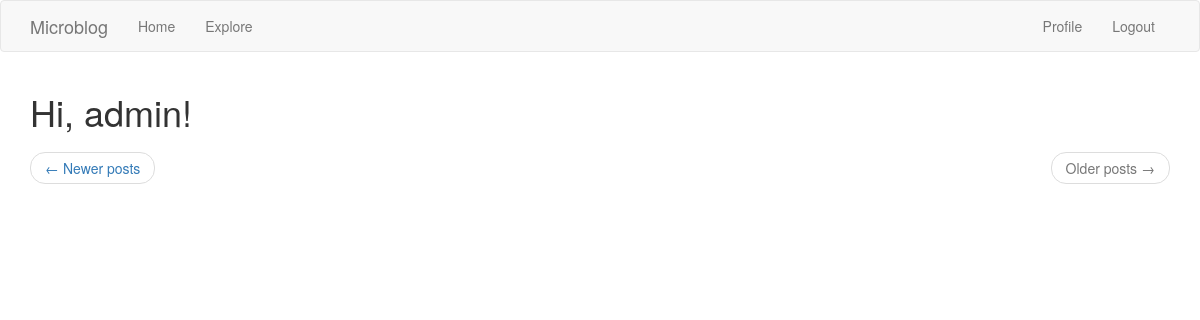
Page /explore?page=2 (signed in) on the earlier database version.
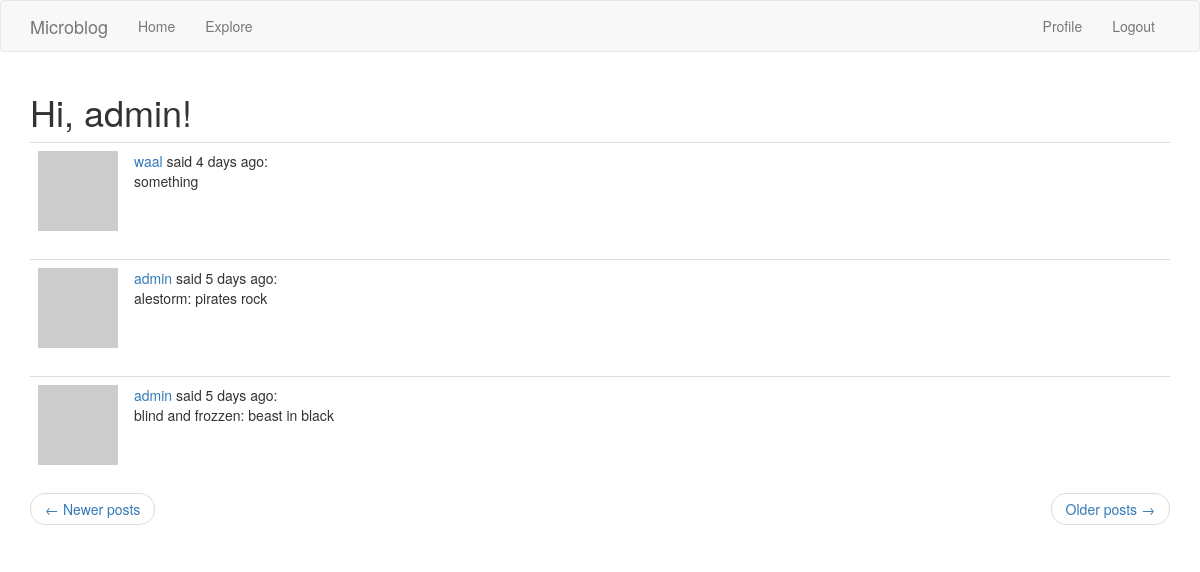
Same page on the later database version.
### app/models.py (models this page shows, shortened)
class Post(db.Model):
    id = db.Column(db.Integer, primary_key=True)
    body = db.Column(db.String(140))
    timestamp = db.Column(db.DateTime, index=True, default=datetime.utcnow)
    user_id = db.Column(db.Integer, db.ForeignKey('user.id'))
    language = db.Column(db.String(5))

class User(db.Model, UserMixin):
    id = db.Column(db.Integer, primary_key=True)
    username = db.Column(db.String(64), index=True, unique=True)
    email = db.Column(db.String(120), index=True, unique=True)
    password_hash = db.Column(db.String(128))
    about_me = db.Column(db.String(256))
    last_seen = db.Column(db.DateTime, default=datetime.utcnow)
    posts = db.relationship('Post', backref='author', lazy='dynamic')
    """followers.c.follower_id «c» — это атрибут таблиц SQLAlchemy,
    которые не определены как модели. Для этих таблиц столбцы таблицы
    отображаются как субатрибуты этого атрибута «c»."""
    followed = db.relationship(
        'User', secondary=followers,
        primaryjoin=(followers.c.follower_id == id),
        secondaryjoin=(followers.c.followed_id == id),
        backref=db.backref('followers', lazy='dynamic'), lazy='dynamic')
    """ рассмотрим все аргументы вызова db.relationship() один за другим:

'User' — это правая сторона связи (левая сторона — это родительский класс).
Поскольку это самореферентное отношение, я должен использовать тот же класс
 с обеих сторон.

secondary кофигурирует таблицу ассоциаций, которая используется для этой
связи, которую я определил прямо над этим классом.

primaryjoin указывает условие, которое связывает объект левой стороны
(follower user) с таблицей ассоциаций. Условием объединения для левой
стороны связи является идентификатор пользователя, соответствующий полю
follower_id таблицы ассоциаций. Выражение followers.c.follower_id ссылается
на столбец follower_id таблицы ассоциаций.

secondaryjoin определяет условие, которое связывает объект правой стороны
 (followed user) с таблицей ассоциаций. Это условие похоже на primaryjoin,
  с той лишь разницей, что теперь я использую followed_id, который является
  другим внешним ключом в таблице ассоциаций.

backref определяет, как эта связь будет доступна из правой части объекта.
С левой стороны отношения пользователи называются followed, поэтому с
правой стороны я буду использовать имя followers, чтобы представить
всех пользователей левой стороны, которые связаны с целевым пользователем
в правой части. Дополнительный lazy аргумент указывает режим выполнения
этого запроса. Режим dynamic настройки запроса не позволяет запускаться
до тех пор, пока не будет выполнен конкретный запрос, что также связано
с тем, как установлено отношения «один ко многим».

-lazy похож на параметр с тем же именем в backref, но этот относится
к левой, а не к правой стороне.
"""
    def avatar(self, size=80):
        digest = md5(self.email.lower().encode('utf-8')).hexdigest()
        return 'https://www.gravatar.com/avatar/{}?d=identicon&s={}'.format(
            digest, size)

### app/route.py (the view)
@app.route('/explore')
@login_required
def explore():
    page = request.args.get('page', default=1, type=int)
    posts = Post.query.order_by(Post.timestamp.desc()).paginate(
        page, app.config['POSTS_PER_PAGE'], False)
    next_url = url_for('explore', page=posts.next_num) \
        if posts.has_next else None
    prev_url = url_for('explore', page=posts.prev_num) \
        if posts.has_prev else None
    return render_template('index.html', title='Explore',
                           posts=posts.items,
                           next_url=next_url, prev_url=prev_url)

### app/models.py (called while the page is built)
@login.user_loader
def load_user(id):
    return User.query.get(int(id))

### app/route.py (called while the page is built)
@app.before_request
def before_request():
    if current_user.is_authenticated:
        current_user.last_seen = datetime.utcnow()
        db.session.commit()

### app/templates/index.html (shortened to what this page needs)
{% extends "base.html" %}
{% import 'bootstrap/wtf.html' as wtf %}
{% block app_content %}
    <h1>Hi, {{ current_user.username }}!</h1>
    {% for post in posts %}
        {% include '_post.html' %}
    {% endfor %}
    <nav aria-label="...">
        <ul class="pager">
            <li class="previous{% if not prev_url %} disabled{% endif %}">
                <a href="{{ prev_url or '#' }}">
                    <span aria-hidden="true">&larr;</span> Newer posts
                </a>
            </li>
            <li class="next{% if not next_url %} disabled{% endif %}">
                <a href="{{ next_url or '#' }}">
                    Older posts <span aria-hidden="true">&rarr;</span>
                </a>
            </li>
        </ul>
    </nav>
{% endblock %}

### app/templates/_post.html (shortened to what this page needs)
    <table class="table table-hover">
        <tr>
            <td width="70px">
                <a href="{{ url_for('user', username=post.author.username) }}">
                    <img src="{{ post.author.avatar(70) }}" />
                </a>
            </td>
            <td>
                <a href="{{ url_for('user', username=post.author.username) }}">
                    {{ post.author.username }} </a>
                said {{ moment(post.timestamp).fromNow() }}:
                <br>
                {{ post.body }}
            </td>
        </tr>
    </table>

Differences in the rows shown:
added Post: author.username "waal", timestamp "4 days ago", body "something"
added Post: author.username "admin", timestamp "5 days ago", body "alestorm: pirates rock"
added Post: author.username "admin", timestamp "5 days ago", body "blind and frozzen: beast in black"
